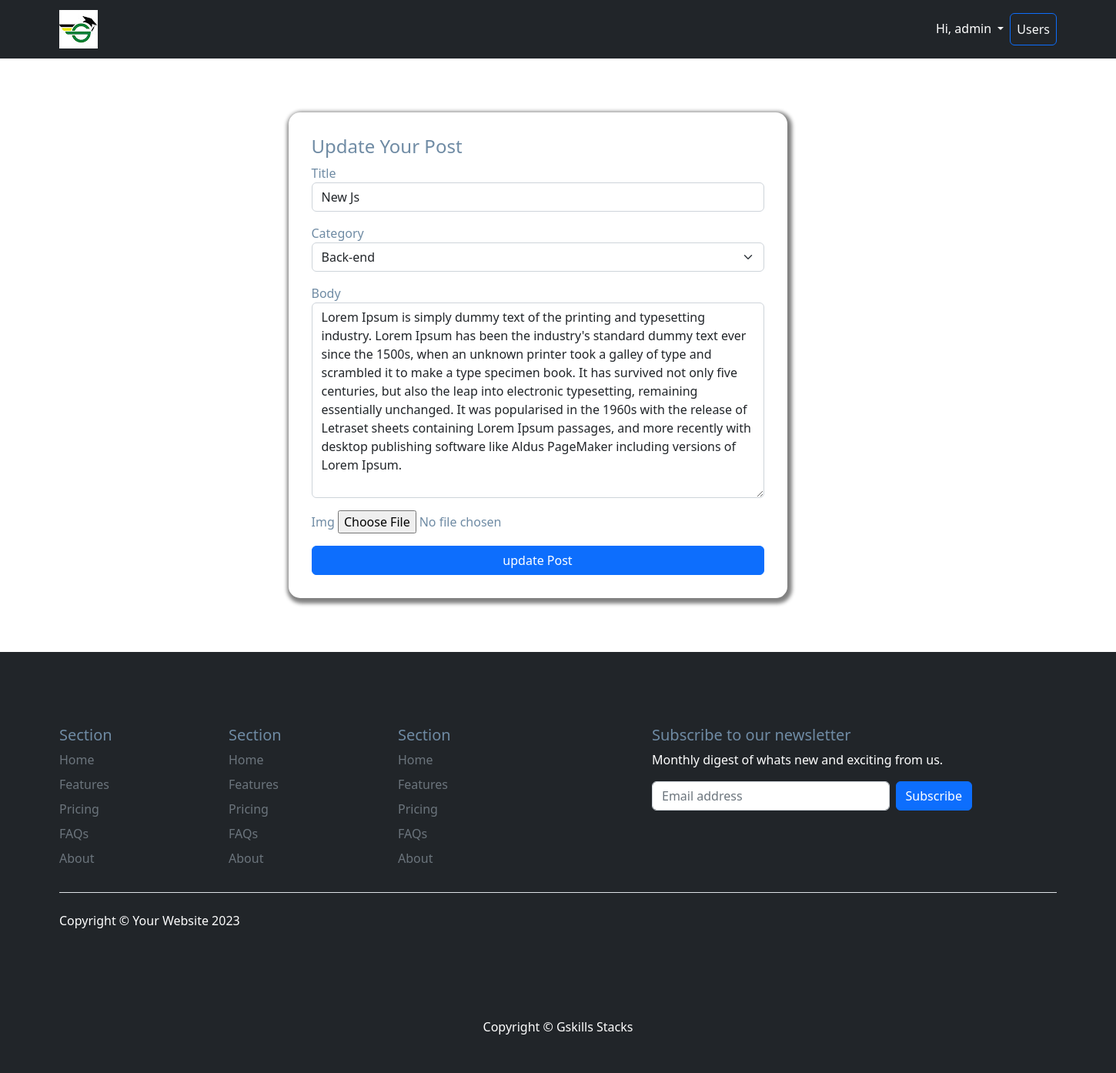
The app's page /update_post/new-js (signed in) with its own data.
### main/models.py (models this page shows, shortened)
class CustomUser(AbstractUser):
    email = models.EmailField(unique=True)
    phone = models.CharField(max_length=11, blank=True, null=True)
    address = models.CharField(max_length=100, blank=True, null=True)
    residence = models.CharField(max_length=100, blank=True, null=True)
    yearofbirth= models.DateField(blank=True, null=True)
    created = models.DateField(blank=True, null=True)
    profile_pic = models.ImageField(upload_to='user_img', blank=True, null=True)
    SERVICE_TYPE =[('Available for freelance','freelance'),('Not available for freelance','job')]
    freelance = models.CharField(max_length=50, choices=SERVICE_TYPE, blank=True, null=True )
    social_link = models.URLField(max_length=100, blank=True, null=True)
    core_skill = models.CharField(max_length=50, blank=True, null=True)
    bio = models.TextField(blank=True, null=True)
    USERNAME_FIELD = 'email'
    REQUIRED_FIELDS= 'username', "first_name"

### blogpost/models.py (models this page shows, shortened)
class Blog(models.Model):
    user = models.ForeignKey(settings.AUTH_USER_MODEL, on_delete=models.CASCADE, blank=True, null=True, related_name='blogs')
    author = models.CharField(max_length=100)
    title = models.CharField(max_length=200, unique=True)
    slug = models.SlugField()
    body = RichTextField(blank=True, null=True)
    img = models.ImageField(upload_to='img')
    created = models.DateTimeField(auto_now_add =True)
    updated = models.DateTimeField(auto_now_add =True)
    featured = models.BooleanField(default=False)
    category = models.ForeignKey(Category, on_delete=models.CASCADE, related_name='blogs', blank=True, null=True)

### blogpost/views.py (the view, shortened to what this page needs)
# urls.py: path('update_post/<slug:slug>', views.update_post, name='update_post'),
@login_required(login_url='signin')
def update_post(request, slug):
    update = True
    blog = Blog.objects.get(slug=slug)
    form = BlogPostForm(instance=blog)
    context={'update':update, 'form':form}
    return render(request, 'blogpost/post.html', context)

### blogpost/forms.py
class BlogPostForm(forms.ModelForm):
    class Meta:
        model = Blog
        fields = ['title','category','body','img']
    title = forms.CharField(widget=forms.TextInput(attrs={'class':'form-control', 'placeholder':'Enter The Title'}))
    category = forms.ModelChoiceField(queryset=Category.objects.all(),widget=forms.Select(attrs={'class':'form-select', 'placeholder':'Enter Your UserName'}))
    body = forms.CharField(widget=forms.Textarea(attrs={'class':'form-control', 'placeholder':'Enter Your Adress'}))
    img = forms.ImageField(widget=forms.FileInput())

### blogpost/models.py (called while the page is built)
    def __str__(self):
        return self.title

### blogpost/templates/blogpost/post.html (shortened to what this page needs)
{% extends 'base.html' %}
{% block body %}
<div class="container mt-4 offset-3" >
    <form action="" method="post" enctype="multipart/form-data"class="col-6 formdis">
        {% if update %}
            <h4>Update Your Post</h4>
         {% else %}
            <h4>Create Your Post</h4>
        {% endif %}
        {% for field in form %}
        <div class="mb-3">
            <label for="">{{ field.label }}</label>
            {{ field}}
        </div>
        {% endfor %}
      {% if update %}
            <button class="btn btn-primary" style="width: 100%;">update Post</button>
        {% else %}
        <button class="btn btn-primary" style="width: 100%;">Create Post</button>
      {% endif %}
    </form>
</div>
{% endblock body %}

### templates/base.html (shortened to what this page needs)
{% load static %}
<!DOCTYPE html>
<html lang="en">
    <head>
        <link rel="stylesheet" href="https://cdnjs.cloudflare.com/ajax/libs/font-awesome/6.5.1/css/all.min.css" />
        <link href="{% static 'css/styles.css' %}" rel="stylesheet" />
        <link href="{% static 'css/main.css' %}" rel="stylesheet" />
    </head>
    <body>
        <nav class="navbar navbar-expand-lg navbar-dark bg-dark">
            <div class="container">
                <a class="navbar-brand" href="{% url 'home' %}"><img src="{% static 'images/logo.jpg' %}" alt=""></a>
                <div class="collapse navbar-collapse" id="navbarSupportedContent">
            <ul class="navbar-nav ms-auto mb-2 mb-lg-0">
              {% if request.user.is_authenticated %}
              <li class="nav-item dropdown">
                <a class="nav-link dropdown-toggle text-white" href="#" role="button" data-bs-toggle="dropdown" aria-expanded="false">
                 Hi, {{ request.user.username }}
                </a>
              </li>
              {% endif %}
              <li class="nav-item">
                <a class="nav-link btn btn btn-outline-primary text-light" href="{% url 'users' %}">Users</a>
              </li>
            </ul>
                </div>
            </div>
        </nav>
    {% block body %} {% endblock  %}
    <footer class="py-5 bg-dark">
        <div class="container">
            <footer class="py-5">
              <div class="row">
                <div class="col-2">
                  <h5>Section</h5>
                  <ul class="nav flex-column">
                    <li class="nav-item mb-2"><a href="#" class="nav-link p-0 text-muted">Home</a></li>
                    <li class="nav-item mb-2"><a href="#" class="nav-link p-0 text-muted">Features</a></li>
                    <li class="nav-item mb-2"><a href="#" class="nav-link p-0 text-muted">Pricing</a></li>
                    <li class="nav-item mb-2"><a href="#" class="nav-link p-0 text-muted">FAQs</a></li>
                    <li class="nav-item mb-2"><a href="#" class="nav-link p-0 text-muted">About</a></li>
                  </ul>
                </div>
                <div class="col-2">
                  <h5>Section</h5>
                  <ul class="nav flex-column">
                    <li class="nav-item mb-2"><a href="#" class="nav-link p-0 text-muted">Home</a></li>
                    <li class="nav-item mb-2"><a href="#" class="nav-link p-0 text-muted">Features</a></li>
                    <li class="nav-item mb-2"><a href="#" class="nav-link p-0 text-muted">Pricing</a></li>
                    <li class="nav-item mb-2"><a href="#" class="nav-link p-0 text-muted">FAQs</a></li>
                    <li class="nav-item mb-2"><a href="#" class="nav-link p-0 text-muted">About</a></li>
                  </ul>
                </div>
                <div class="col-2">
                  <h5>Section</h5>
                  <ul class="nav flex-column">
                    <li class="nav-item mb-2"><a href="#" class="nav-link p-0 text-muted">Home</a></li>
                    <li class="nav-item mb-2"><a href="#" class="nav-link p-0 text-muted">Features</a></li>
                    <li class="nav-item mb-2"><a href="#" class="nav-link p-0 text-muted">Pricing</a></li>
                    <li class="nav-item mb-2"><a href="#" class="nav-link p-0 text-muted">FAQs</a></li>
                    <li class="nav-item mb-2"><a href="#" class="nav-link p-0 text-muted">About</a></li>
                  </ul>
                </div>
                <div class="col-4 offset-1">
                  <form>
                    <h5>Subscribe to our newsletter</h5>
                    <p class="text-white">Monthly digest of whats new and exciting from us.</p>
                    <div class="d-flex w-100 gap-2">
                      <input id="newsletter1" type="text" class="form-control" placeholder="Email address">
                      <button class="btn btn-primary" type="button">Subscribe</button>
                    </div>
                  </form>
                </div>
              </div>
              <div class="d-flex justify-content-between py-4 my-4 border-top">
                <p class="m-0 text-center text-white">Copyright &copy; Your Website 2023</p>
                <ul class="list-unstyled d-flex">
                  <li class="ms-3"><a class="link-light" href="#"><svg class="bi" width="24" height="24"><use xlink:href="#twitter"/></svg></a></li>
                  <li class="ms-3"><a class="link-light" href="#"><svg class="bi" width="24" height="24"><use xlink:href="#instagram"/></svg></a></li>
                  <li class="ms-3"><a class="link-light" href="#"><svg class="bi" width="24" height="24"><use xlink:href="#facebook"/></svg></a></li>
                </ul>
              </div>
            </footer>
          </div>
        <div class="container"><p class="m-0 text-center text-white">Copyright &copy; Gskills Stacks <script>let x = new Date(); x.getFullYear();</script></p></div>
    </footer>
</body>
</html>

### static/css/main.css (style rules this page uses)
body { color: #6F8BA4; }
img { max-width: 100%; }
img { vertical-align: middle; border-style: none; }

### records on screen
CustomUser: user.username "admin"
Blog: form "New Js" "Back-end" "Lorem Ipsum is simply dummy text of the printing and typesetting industry. Lorem Ipsum has been the industry's standard dummy text ever since the 1500s, when an unknown printer took a galley of type and scrambled it to make a type specimen book. It has survived not only five centuries, but also the leap into electronic typesetting, remaining essentially unchanged. It was popularised in the 1960s with the release of Letraset sheets containing Lorem Ipsum passages, and more recently with desktop publishing software like Aldus PageMaker including versions of Lorem Ipsum."

### other values on screen
{{ field.label }} "Title" "Category" "Body" "Img"
